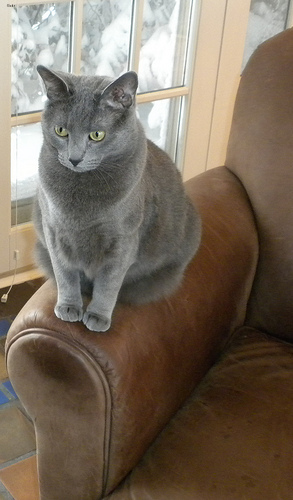
#> input picture 03_Practica1/gatigos/images/Cats_Test1010.png, 293 x 500 px; its folder holds only this picture in this run
$ jupyter execute --allow-errors Practica.ipynb
#> lines starting #> are read from the running program, lines starting #| are printed output that depends on the picture
# Practica 1

Autores: **Ángel Jiménez** y **Albert Salom**

[cell 1]
import os
import time
import pandas as pd
from matplotlib import pyplot as plt
import numpy as np
import xml.etree.ElementTree as etree
import skimage
from skimage.io import imread
from skimage.transform import resize
from sklearn.preprocessing import StandardScaler
from sklearn.metrics import accuracy_score, f1_score, precision_score, recall_score
from sklearn.model_selection import GridSearchCV, train_test_split
from sklearn.svm import SVC
import math

from IPython.display import display

[cell 2]
#Parsetja el fitxer xml i recupera la informació necessaria per trobar la cara de l'animal
#
def extract_xml_annotation(filename):
    """Parse the xml file
    :param filename: str
    :return annotation: diccionari
    """
    z = etree.parse(filename)
    objects = z.findall('./object')
    size = (int(float(z.find('.//width').text)), int(float(z.find('.//height').text)))
    dds = []
    for obj in objects:
        dds.append(obj.find('name').text)
        dds.append([int(float(obj.find('bndbox/xmin').text)),
                                      int(float(obj.find('bndbox/ymin').text)),
                                      int(float(obj.find('bndbox/xmax').text)),
                                      int(float(obj.find('bndbox/ymax').text))])

    return {'size': size, 'informacio': dds}

# Selecciona la cara de l'animal i la transforma a la mida indicat al paràmetre mida_desti
# [10 lines left out: function retall_normalitzat, not called in this run]

def obtenir_dades(carpeta_imatges, carpeta_anotacions, mida=(64, 64)):
    """Genera la col·lecció de cares d'animals i les corresponents etiquetes
    :param carpeta_imatges: string amb el path a la carpeta d'imatges
    :param carpeta_anotacions: string amb el path a la carpeta d'anotacions
    :param mida: tupla que conté la mida que obtindrà la cara de l'animal
    :return:
        images: numpy array 3D amb la col·lecció de cares
        etiquetes: llista binaria 0 si l'animal és un moix 1 en cas contrari
    """
#> called with carpeta_imatges = 'gatigos/images', carpeta_anotacions = 'gatigos/annotations', mida = (64, 64)

    n_elements = len([entry for entry in os.listdir(carpeta_imatges) if os.path.isfile(os.path.join(carpeta_imatges, entry))])
    # Una matriu 3D: mida x mida x nombre d'imatges
    imatges = np.zeros((mida[0], mida[1], n_elements), dtype=np.float16)
    # Una llista d'etiquetes
    etiquetes = [0] * n_elements

    #  Recorre els elements de les dues carpetes: llegeix una imatge i obté la informació interessant del xml
    with os.scandir(carpeta_imatges) as elements:

        for idx, element in enumerate(elements):
            nom = element.name.split(".")
            nom_fitxer = nom[0] + ".xml"
            imatge = imread(carpeta_imatges + os.sep + element.name, as_gray=True)
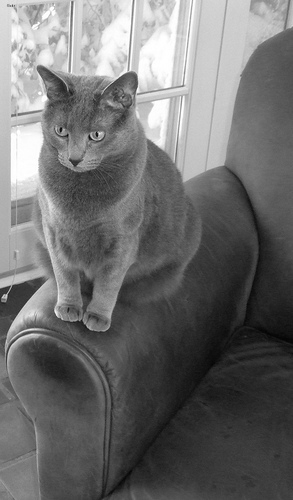
#> imatge: shape (500, 293) float64; min 0.0171, max 1, mean 0.435
            anotacions = extract_xml_annotation(carpeta_anotacions + os.sep + nom_fitxer)

            cara_animal = retall_normalitzat(imatge, anotacions, mida)
            tipus_animal = anotacions["informacio"][0]

            imatges[:, :, idx] = cara_animal
            etiquetes[idx] = 0 if tipus_animal == "cat" else 1

    return imatges, etiquetes


$ run again, on 03_Practica1/gatigos/images/Cats_Test1142.png
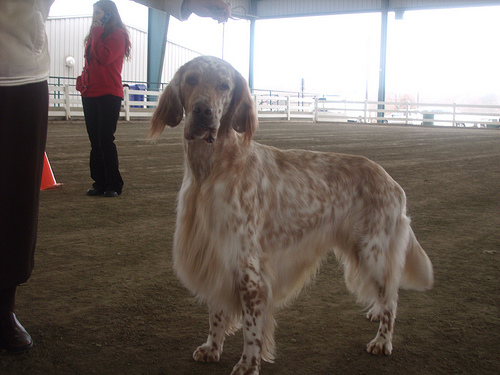
#> input picture 03_Practica1/gatigos/images/Cats_Test1142.png, 500 x 375 px
#> in obtenir_dades, `imatge = imread(carpeta_imatges + os.sep + element.name, as_gray=True)`:
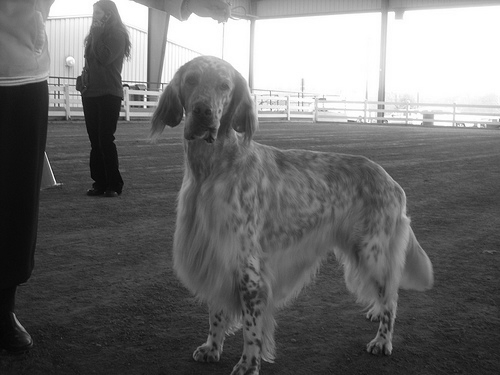
#> imatge: shape (375, 500) float64; min 0.0201, max 1, mean 0.432
